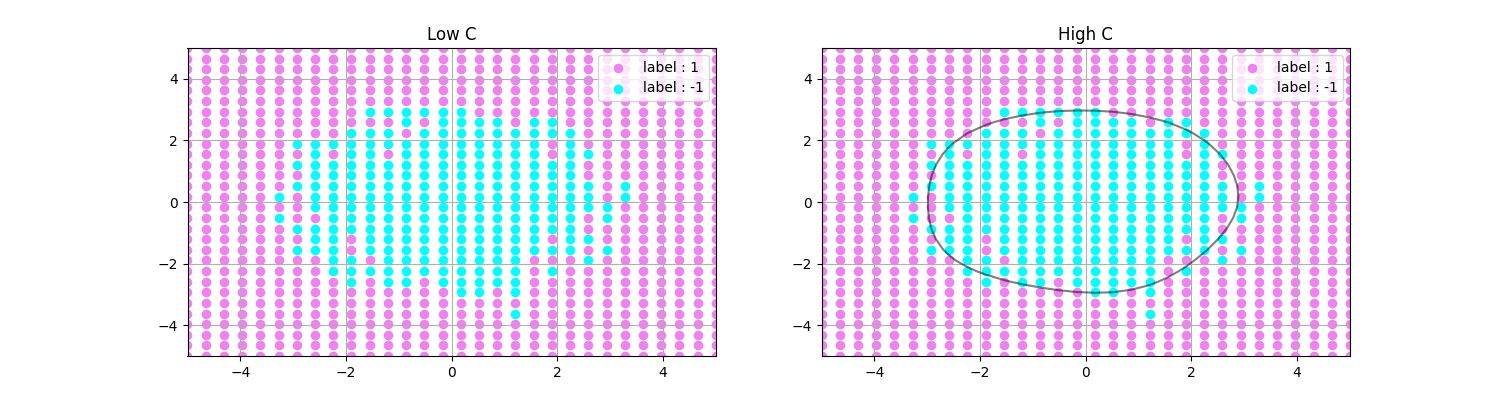

Reproduce this figure in Python.
import numpy as np
import sklearn
import matplotlib.pyplot as plt
from sklearn import svm

np.random.seed(10)
n=100
X1, X2 = np.meshgrid(np.linspace(-5, 5, 30), np.linspace(-5, 5, 30)) # 30x30 총 900개 점 2D grid 생성 
X1, X2 = X1.reshape(900,1), X2.reshape(900,1)
X_train = np.concatenate((X1,X2),axis=1)
T_train = np.ones(900)
for idx in range(len(X_train)):
    if X1[idx]**2+X2[idx]**2 < 9+np.random.randn(1)*3:   #원의방정식 형태인거 같음 x^2+y^2=9+random 원의 방정식
        T_train[idx] = -1

#plt.scatter(X_train[T_train==1][:, 0].T, X_train[T_train==1][:, 1].T, color='violet', label='label : 1', s=35)
#plt.scatter(X_train[T_train==-1][:, 0].T, X_train[T_train==-1][:, 1].T, color='aqua', label='label : -1', s=35)
#plt.legend(loc='upper right')
#plt.savefig('nonlinear_svm_data.png')
#plt.show()

clf_highC=svm.SVC(kernel='rbf', C=100)
clf_lowC=svm.SVC(kernel='rbf', C=0.01)

clf_highC.fit(X_train, T_train)
clf_lowC.fit(X_train, T_train)

xx, yy = np.meshgrid(np.linspace(-5, 5, 30), np.linspace(-5, 5, 30))

Z_lowC = clf_lowC.decision_function(X_train).reshape(xx.shape)
Z_highC = clf_highC.decision_function(X_train).reshape(xx.shape)

plt.figure(figsize=(15,4))

plt.subplot(121)
plt.scatter(X_train[T_train==1][:, 0].T, X_train[T_train==1][:, 1].T, color='violet', label='label : 1', s=35)
plt.scatter(X_train[T_train==-1][:, 0].T, X_train[T_train==-1][:, 1].T, color='aqua', label='label : -1', s=35)
plt.grid(True)
plt.legend(loc='upper right')
plt.contour(xx, yy, Z_lowC, colors='k', levels=[0], alpha=0.5)
plt.title('Low C')

print(Z_lowC)

plt.subplot(122)
plt.scatter(X_train[T_train==1][:, 0].T, X_train[T_train==1][:, 1].T, color='violet', label='label : 1', s=35)
plt.scatter(X_train[T_train==-1][:, 0].T, X_train[T_train==-1][:, 1].T, color='aqua', label='label : -1', s=35)
plt.grid(True)
plt.legend(loc='upper right')
plt.contour(xx, yy, Z_highC, colors='k', levels=[0], alpha=0.5)
plt.title('High C')

plt.savefig('nonlinear_svm.png')
plt.show()